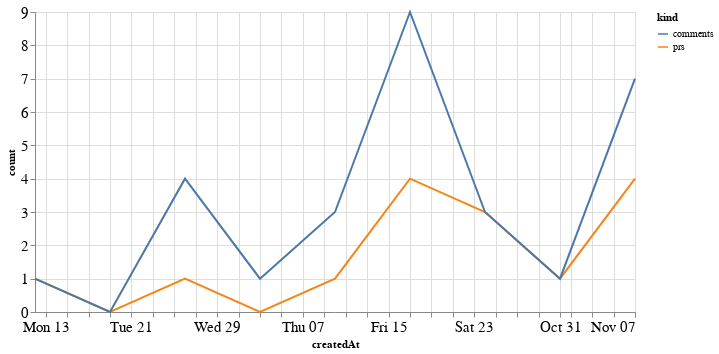

Here is the notebook cell this chart was saved with:
### Code cell
alt.Chart(total_time, width=600).mark_line().encode(
    x='createdAt',
    y='count',
    color='kind'
)

### Figure 1 — Vega-Lite specification as saved in the notebook (floating-point values rounded to 4 significant figures)
{"config": {"axisLeft": {"labelFontSize": 15}, "axisBottom": {"labelFontSize": 15}}, "data": {"name": "data-87e89ee2b7450d3d030a2959a7d87c5d"}, "mark": "line", "encoding": {"color": {"type": "nominal", "field": "kind"}, "x": {"type": "temporal", "field": "createdAt"}, "y": {"type": "quantitative", "field": "count"}}, "width": 600, "$schema": "https://vega.github.io/schema/vega-lite/v4.8.1.json", "datasets": {"data-87e89ee2b7450d3d030a2959a7d87c5d": [{"createdAt": "2021-09-12T00:00:00", "kind": "prs", "count": 1}, {"createdAt": "2021-09-19T00:00:00", "kind": "prs", "count": 0}, {"createdAt": "2021-09-26T00:00:00", "kind": "prs", "count": 1}, {"createdAt": "2021-10-03T00:00:00", "kind": "prs", "count": 0}, {"createdAt": "2021-10-10T00:00:00", "kind": "prs", "count": 1}, {"createdAt": "2021-10-17T00:00:00", "kind": "prs", "count": 4}, {"createdAt": "2021-10-24T00:00:00", "kind": "prs", "count": 3}, {"createdAt": "2021-10-31T00:00:00", "kind": "prs", "count": 1}, {"createdAt": "2021-11-07T00:00:00", "kind": "prs", "count": 4}, {"createdAt": "2021-09-12T00:00:00", "kind": "comments", "count": 1}, {"createdAt": "2021-09-19T00:00:00", "kind": "comments", "count": 0}, {"createdAt": "2021-09-26T00:00:00", "kind": "comments", "count": 4}, {"createdAt": "2021-10-03T00:00:00", "kind": "comments", "count": 1}, {"createdAt": "2021-10-10T00:00:00", "kind": "comments", "count": 3}, {"createdAt": "2021-10-17T00:00:00", "kind": "comments", "count": 9}, {"createdAt": "2021-10-24T00:00:00", "kind": "comments", "count": 3}, {"createdAt": "2021-10-31T00:00:00", "kind": "comments", "count": 1}, {"createdAt": "2021-11-07T00:00:00", "kind": "comments", "count": 7}]}}
